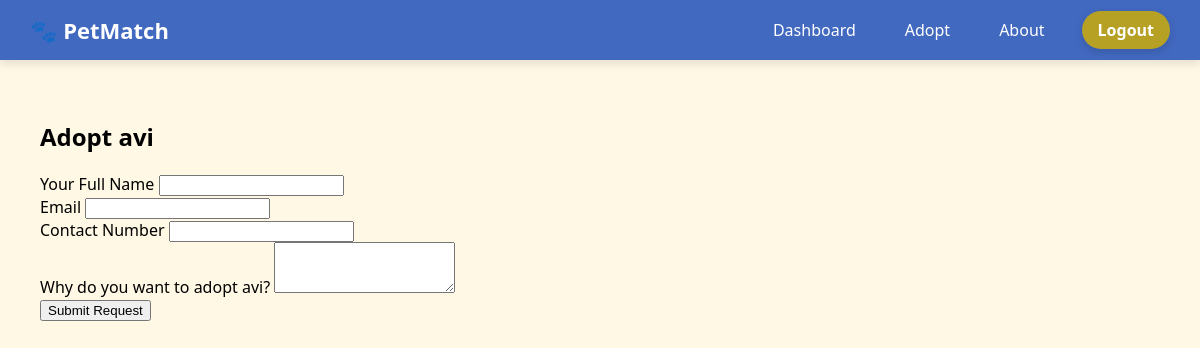
Before: /adopt/4 with the older database file.
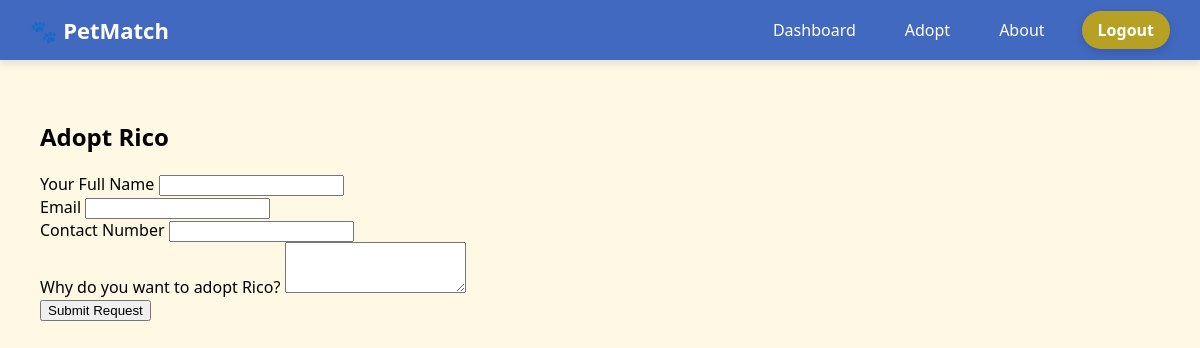
After: the same page with the newer database file.
### main.py (models this page shows)
class Pet(db.Model):
    id = db.Column(db.Integer, primary_key=True)
    name = db.Column(db.String(100), nullable=False)
    breed = db.Column(db.String(100), nullable=False)
    age = db.Column(db.String(50), nullable=False)
    location = db.Column(db.String(100), nullable=False)
    image_url = db.Column(db.Text, nullable=False)

### main.py (the view, shortened to what this page needs)
@app.route('/adopt/<int:pet_id>', methods=['GET', 'POST'])
def adopt_pet(pet_id):
    pet = Pet.query.get_or_404(pet_id)
    return render_template('adopt_pet.html', pet=pet)

### templates/adopt_pet.html
{% extends "base.html" %}
{% block body %}
<div class="container mt-5" style="max-width: 600px;">
  <h2>Adopt {{ pet.name }}</h2>
  <form method="POST">
    <div class="mb-3">
      <label>Your Full Name</label>
      <input type="text" name="name" class="form-control" required>
    </div>
    <div class="mb-3">
      <label>Email</label>
      <input type="email" name="email" class="form-control" required>
    </div>
    <div class="mb-3">
      <label>Contact Number</label>
      <input type="text" name="contact" class="form-control" required>
    </div>
    <div class="mb-3">
      <label>Why do you want to adopt {{ pet.name }}?</label>
      <textarea name="reason" class="form-control" rows="3" required></textarea>
    </div>
    <button type="submit" class="btn btn-success">Submit Request</button>
  </form>
</div>
{% endblock %}

### templates/base.html (shortened to what this page needs)
<!DOCTYPE html>
<html lang="en">
<head>
</head>
<body>
    <nav class="navbar">
        <div class="logo">🐾 PetMatch</div>
        <ul class="nav-links">
            <li><a href="{{ url_for('dashboard') }}" class="{% if request.path == '/dashboard' %}active{% endif %}">Dashboard</a></li>
            <li><a href="{{ url_for('adopt') }}" class="{% if request.path == '/adopt' %}active{% endif %}">Adopt</a></li>
            <li><a href="{{ url_for('about') }}" class="{% if request.path == '/about' %}active{% endif %}">About</a></li>
            <li><a href="{{ url_for('logout') }}" class="logout-btn">Logout</a></li>
        </ul>
    </nav>
    <main>
        {% block body %}{% endblock %}
    </main>
</body>
</html>

### templates/base.html (style rules this page uses)
body { margin: 0; font-family: 'Segoe UI', sans-serif; background-color: #fff8e5; }
.navbar { background: #4269C0; padding: 15px 30px; display: flex; align-items: center; justify-content: space-between; box-shadow: 0 4px 8px rgba(0,0,0,0.1); }
.logo { font-weight: bold; font-size: 22px; color: #fff; }
.nav-links { list-style: none; display: flex; gap: 25px; margin: 0; padding: 0; }
.nav-links a { text-decoration: none; color: #fff; font-weight: 500; padding: 6px 12px; border-radius: 8px; transition: all 0.3s ease-in-out; }
.nav-links a.logout-btn { background-color: #B7A125; color: white; font-weight: bold; padding: 8px 16px; border-radius: 20px; box-shadow: 0 3px 8px rgba(0, 0, 0, 0.15); transition: all 0.3s ease; }
main { padding: 40px; }

Changed rows visible on the page:
changed Pet: name "avi" → "Rico"
